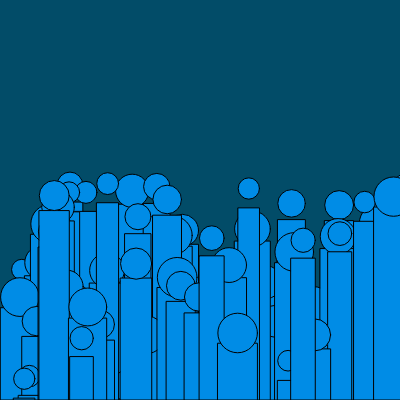
Frame 1 (no input)
Frame 60 (no input): identical to frame 1, image omitted
Frame 120 (the mouse pressed at the canvas centre since frame 60): identical to frame 1, image omitted

The p5.js sketch that drew this single still picture (run headless with seeded random() and noise() and a simulated clock; from frame 60 on, the mouse is pressed at the canvas centre):

// p5.js sketch
// ── sketch.js
///* // ball object stap 2

jumpers = [];

function setup() {
    createCanvas(400, 400);
    ellipseMode(CORNER);
    for (var i = 0; i < 100; i++) {
        jumpers.push(new Jumper(random(width), random(height / 2)));
    }
}

function draw() {
    background(2, 76, 104);
    translate(0, 0);
    for (var i = 0; i < jumpers.length; i++) {
        var j = jumpers[i];
        j.draw();
    }
}


var Jumper = function (xx, yy) {
    this.x = xx;
    this.y = height - yy;
    this.w = 20 + random(20);
    this.h = yy;
    this.amount = 0;
    this.offset = random(90);
};

Jumper.prototype.man = function () {
    push()
    translate(0, -this.amount * abs(sin(frameCount / 10.0 + this.offset)));
    rect(this.x, this.y, this.w, this.h);
    ellipse(this.x, this.y - 30, this.w, this.w);
    pop();
};

Jumper.prototype.draw = function () {
    fill(255, 180);
    if (mouseX > this.x && mouseX < this.x + this.w && mouseY > this.y && mouseY < this.y + this.h) {
        this.amount = 100;
        fill(255, 183, 0, 200);
    } else {
        fill(0, 140, 230);
        this.amount = 0;
    }
    this.man();

};

//*/
